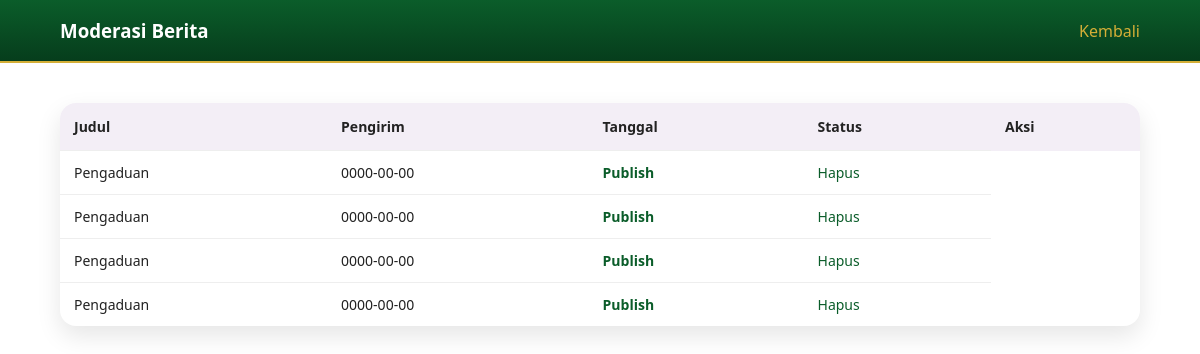
Page /admin/berita.php (signed in) on the earlier database version.
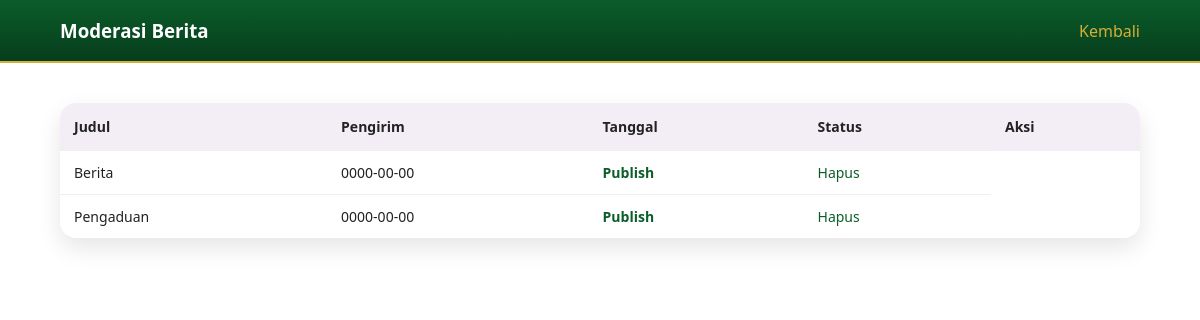
Same page on the later database version.
### tables this page shows
CREATE TABLE `berita` (
  `id_berita` int(11) NOT NULL,
  `judul` varchar(200) DEFAULT NULL,
  `isi` text DEFAULT NULL,
  `tanggal` date DEFAULT NULL,
  `bulan` int(11) DEFAULT NULL,
  `tahun` int(11) DEFAULT NULL,
  `gambar` varchar(150) DEFAULT NULL,
  `status` enum('pending','publish','rejected') DEFAULT 'pending',
  `pengirim` varchar(100) DEFAULT NULL
);

### admin/berita.php (the view, shortened to what this page needs)
<?php
include '../config/db.php';
$data = mysqli_query($conn, "
  SELECT * FROM berita
  WHERE status IN ('pending','publish')
  ORDER BY tanggal DESC
");
?>
<!DOCTYPE html>
<html lang="id">
<head>
  <link rel="stylesheet" href="../css/style.css">
</head>
<body>
<div class="admin-header">
  <div class="container">
    <h3>Moderasi Berita</h3>
    <a href="dashboard.php">Kembali</a>
  </div>
</div>
<div class="container" style="padding:40px 0;">
  <table class="admin-table">
    <tr>
      <th>Judul</th>
      <th>Pengirim</th>
      <th>Tanggal</th>
      <th>Status</th>
      <th>Aksi</th>
    </tr>
    <?php while ($b = mysqli_fetch_assoc($data)): ?>
  <tr>
    <td><?php echo $b['judul']; ?></td>
    <td><?php echo $b['tanggal']; ?></td>
    <td>
      <?php if ($b['status'] == 'pending'): ?>
        <span style="color:#d4af37;font-weight:600;">Pending</span>
      <?php else: ?>
        <span style="color:#0b5d2a;font-weight:600;">Publish</span>
      <?php endif; ?>
    </td>
    <td>
      <a href="?hapus=<?php echo $b['id_berita']; ?>" onclick="return confirm('Hapus berita ini?')">Hapus</a>
    </td>
  </tr>
<?php endwhile; ?>
  </table>
</div>
</body>
</html>

Differences in the rows shown:
removed berita: judul "Pengaduan", tanggal "0000-00-00", status "Publish"
removed berita: judul "Pengaduan", tanggal "0000-00-00", status "Publish"
removed berita: judul "Pengaduan", tanggal "0000-00-00", status "Publish"
added berita: judul "Berita", tanggal "0000-00-00", status "Publish"
